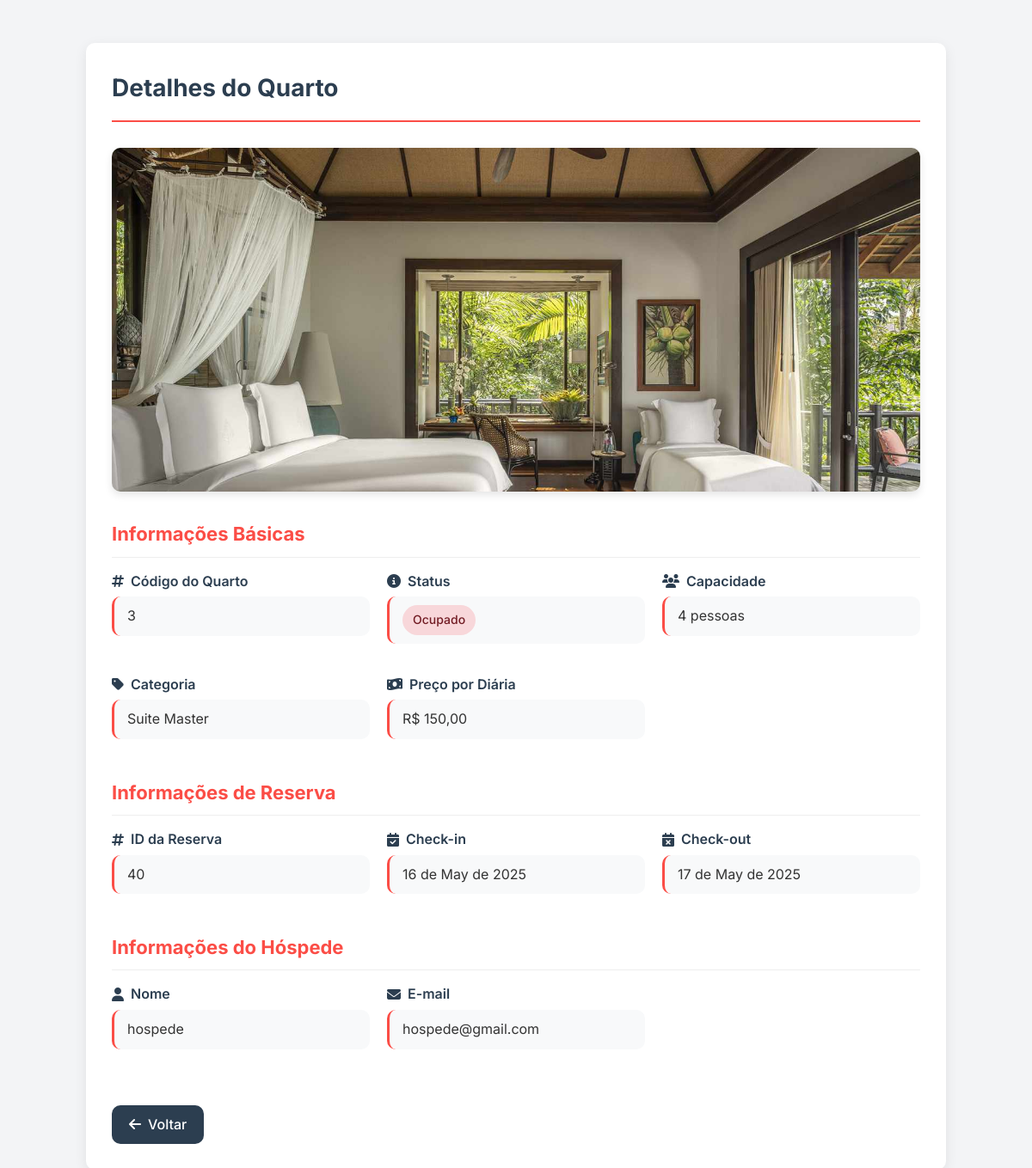
/gestor/quartos/maisdetalhes.php?id=3, run on an earlier commit of the app's database.
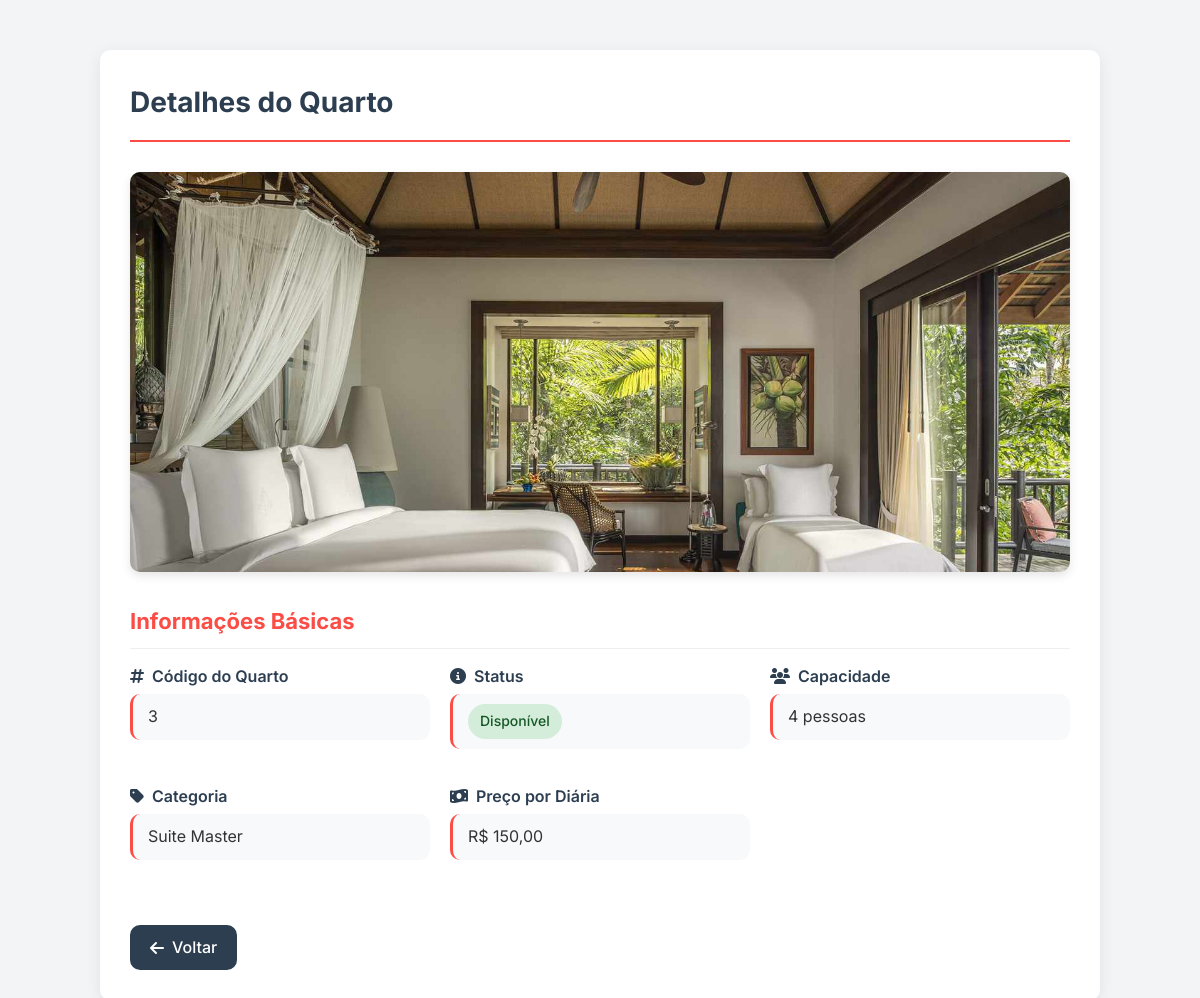
And on a later commit of the database.
### tables this page shows
CREATE TABLE `quarto` (
  `ID_Quarto` int(11) NOT NULL,
  `Status` varchar(45) DEFAULT NULL,
  `Capacidade` int(11) DEFAULT NULL,
  `Categoria_ID_Categoria` int(11) NOT NULL,
  `Foto` varchar(255) DEFAULT NULL,
  `Preco_diaria` decimal(10,2) DEFAULT NULL
);

CREATE TABLE `reserva` (
  `ID_Reserva` int(11) NOT NULL,
  `Checkin` date NOT NULL,
  `Checkout` date NOT NULL,
  `Quarto_ID_Quarto` int(11) NOT NULL,
  `usuarios_ID` int(11) NOT NULL,
  `solicitou_exclusao` tinyint(1) DEFAULT 0,
  `Data_Solicitacao_Exclusao` datetime DEFAULT NULL
);

CREATE TABLE `usuarios` (
  `ID` int(11) NOT NULL,
  `Nome` varchar(45) NOT NULL,
  `Email` varchar(45) NOT NULL,
  `Data_Nascimento` varchar(45) NOT NULL,
  `Telefone` varchar(45) NOT NULL,
  `Endereco` varchar(45) NOT NULL,
  `CPF` char(14) NOT NULL,
  `Perfil_ID_Perfil` int(11) NOT NULL,
  `solicitou_exclusao` varchar(45) DEFAULT NULL,
  `Senha` varchar(255) NOT NULL,
  `Data_Solicitacao_Exclusao` datetime DEFAULT current_timestamp()
);

CREATE TABLE `categoria` (
  `ID_Categoria` int(11) NOT NULL,
  `Nome` varchar(50) NOT NULL
);

### gestor/quartos/maisdetalhes.php (the view, shortened to what the changed rows need)
<?php
require_once '../../config/config.php';
$query = "SELECT q.ID_Quarto, q.Status, q.Capacidade, q.Foto, q.Preco_diaria, c.Nome AS Categoria,
                 r.ID_Reserva, r.checkin, r.checkout, u.Nome AS Usuario_Nome, u.Email AS Usuario_Email
          FROM quarto q
          JOIN categoria c ON q.Categoria_ID_Categoria = c.ID_Categoria
          LEFT JOIN reserva r ON r.Quarto_ID_Quarto = q.ID_Quarto
          LEFT JOIN usuarios u ON r.usuarios_ID = u.ID
          WHERE q.ID_Quarto = :id_quarto";
$stmt = $pdo->prepare($query);
$stmt->bindParam(':id_quarto', $_GET['id']);
$stmt->execute();
$row = $stmt->fetch(PDO::FETCH_ASSOC);
?>
<!DOCTYPE html>
<html lang="pt-br">
<head>
    <link rel="stylesheet" href="https://cdnjs.cloudflare.com/ajax/libs/font-awesome/6.5.0/css/all.min.css">
</head>
<body>
    <div class="container">
        <div class="page-header">
            <h1 class="page-title">Detalhes do Quarto</h1>
        </div>
        <?php if ($row): ?>
            <?php if(!empty($row['Foto'])): ?>
                <img src="../../uploads/<?= htmlspecialchars($row['Foto']) ?>" alt="Foto do Quarto" class="room-image">
            <?php endif; ?>
            <div class="details-section">
                <h2 class="section-title">Informações Básicas</h2>
                <div class="details-grid">
                    <div class="detail-item">
                        <div class="detail-label">
                            <i class="fas fa-hashtag"></i>
                            Código do Quarto
                        </div>
                        <div class="detail-value"><?= $row['ID_Quarto'] ?></div>
                    </div>
                    <div class="detail-item">
                        <div class="detail-label">
                            <i class="fas fa-info-circle"></i>
                            Status
                        </div>
                        <div class="detail-value">
                            <span class="status <?= ($row['ID_Reserva'] !== null) ? 'status-ocupado' : 'status-disponivel' ?>">
                                <?= ($row['ID_Reserva'] !== null) ? 'Ocupado' : 'Disponível' ?>
                            </span>
                        </div>
                    </div>
                    <div class="detail-item">
                        <div class="detail-label">
                            <i class="fas fa-users"></i>
                            Capacidade
                        </div>
                        <div class="detail-value"><?= $row['Capacidade'] ?> pessoas</div>
                    </div>
                    <div class="detail-item">
                        <div class="detail-label">
                            <i class="fas fa-tag"></i>
                            Categoria
                        </div>
                        <div class="detail-value"><?= $row['Categoria'] ?></div>
                    </div>
                    <div class="detail-item">
                        <div class="detail-label">
                            <i class="fas fa-money-bill-wave"></i>
                            Preço por Diária
                        </div>
                        <div class="detail-value">R$ <?= number_format($row['Preco_diaria'], 2, ',', '.') ?></div>
                    </div>
                </div>
            </div>
            <?php if($row['ID_Reserva'] !== null): ?>
                <div class="details-section">
                    <h2 class="section-title">Informações de Reserva</h2>
                    <div class="details-grid">
                        <div class="detail-item">
                            <div class="detail-label">
                                <i class="fas fa-hashtag"></i>
                                ID da Reserva
                            </div>
                            <div class="detail-value"><?= $row['ID_Reserva'] ?></div>
                        </div>
                        <div class="detail-item">
                            <div class="detail-label">
                                <i class="fas fa-calendar-check"></i>
                                Check-in
                            </div>
                            <div class="detail-value"><?= date('d \d\e F \d\e Y', strtotime($row['checkin'])) ?></div>
                        </div>
                        <div class="detail-item">
                            <div class="detail-label">
                                <i class="fas fa-calendar-times"></i>
                                Check-out
                            </div>
                            <div class="detail-value"><?= date('d \d\e F \d\e Y', strtotime($row['checkout'])) ?></div>
                        </div>
                    </div>
                </div>
                <div class="details-section">
                    <h2 class="section-title">Informações do Hóspede</h2>
                    <div class="details-grid">
                        <div class="detail-item">
                            <div class="detail-label">
                                <i class="fas fa-user"></i>
                                Nome
                            </div>
                            <div class="detail-value"><?= $row['Usuario_Nome'] ?></div>
                        </div>
                        <div class="detail-item">
                            <div class="detail-label">
                                <i class="fas fa-envelope"></i>
                                E-mail
                            </div>
                            <div class="detail-value"><?= $row['Usuario_Email'] ?></div>
                        </div>
                    </div>
                </div>
            <?php endif; ?>
            <a href="javascript:history.back()" class="back-btn">
                <i class="fas fa-arrow-left"></i> Voltar
            </a>
        <?php endif; ?>
    </div>
</body>
</html>

What changed in the data, as far as the page shows it:
changed quarto "Suite Master": reserva.ID_Reserva "40" → (not shown); reserva.Checkin "16 de May de 2025" → (not shown); reserva.Checkout "17 de May de 2025" → (not shown); usuarios.Nome "hospede" → (not shown); usuarios.Email "hospede@gmail.com" → (not shown)
Also different on the page:
text no longer shown: "Ocupado Informações de Reserva ID da Reserva Check-in Check-out Informações do Hóspede Nome E-mail"
text now shown: "Disponível"
